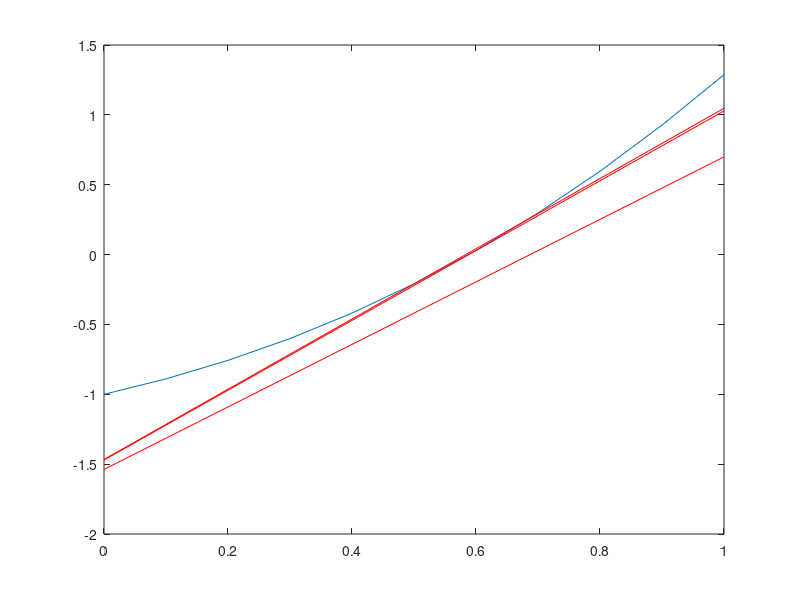

Recreate this plot in MATLAB.
function newton

    clear
    clc
    format long

    function y = f(x)
        y = exp(x).*sin(x)-1;
    end

    function z = g(x)
        z = exp(x).*sin(x) + exp(x).*cos(x);
    end

    erro = 10^-6;
    x = [0:0.1:1];
    y = f(x);

    plot(x,y);
    grid
    hold on

    x0 = 0.5;

    iteracoes = 0;

    while (abs(f(x0)) > erro)
        
        df = g(x0);
        fx = f(x0);
        
        xk = x0 - (fx / df);
        x0=xk;
       
        r = df*(x-x0) + fx;
        plot(x, r, 'r')
        grid
        hold on

        iteracoes = iteracoes + 1;

    end
    
x0
fx
iteracoes
    
end
